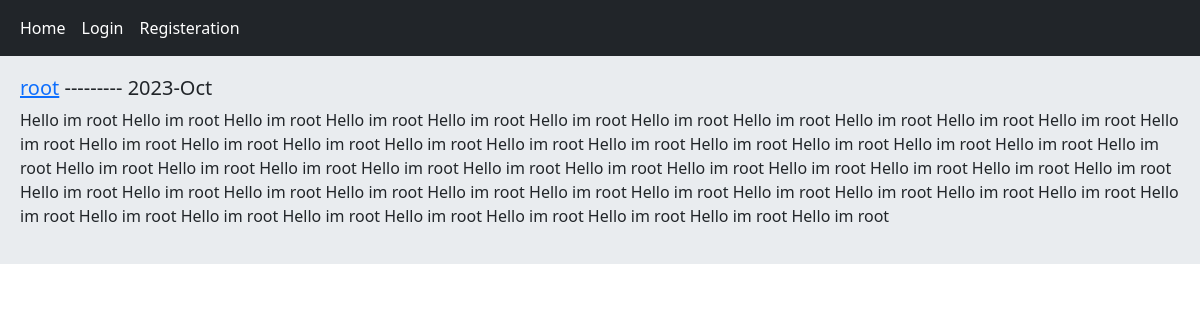
The page /post/3/hello-im-root-hello-im-root-hello-im-root-hello-im on the database its author committed.
### home/models.py (models this page shows, shortened)
class Post(models.Model):
    user = models.ForeignKey(User , on_delete=models.CASCADE)
    body = models.TextField()
    slug = models.SlugField()
    created = models.DateTimeField(auto_now_add=True)
    updated = models.DateTimeField(auto_now=True)

### home/views.py (the view)
# urls.py: path('post/<int:post_id>/<slug:post_slug>',views.PostDetailVeiw.as_view(),name='post_detail'),
class PostDetailVeiw(View):
    def get(self ,request, post_id, post_slug):
        post = Post.objects.get(pk = post_id , slug=post_slug)
        return render(request,'home/detail.html',{'post':post})

### home/templates/home/detail.html (shortened to what this page needs)
{% extends 'base.html' %}
{% block content %}
    <h5><a href="{% url 'account:user_profile' post.user_id %}">{{post.user.username}}</a> --------- {{ post.updated|date:"Y-M" }} </h5>
    <p>{{ post.body }}</p>
{% endblock %}

### templates/base.html (shortened to what this page needs)
<!DOCTYPE html>
<html lang="en">
<head>
    <link href="https://cdn.jsdelivr.net/npm/bootstrap@5.3.2/dist/css/bootstrap.min.css" rel="stylesheet"
>
</head>
<body>
{% include 'inc/navbar.html' %}
<div class="jumbotron">
    {% block content %}{% endblock %}
</div>
</body>
</html>

### templates/inc/navbar.html
<nav class="navbar navbar-expand-lg navbar-dark bg-dark">
    <div class="container-fluid">
        <div class="navbar-nav">
            <a class="nav-link active" href="{% url 'home:home' %}">Home</a>
            {% if request.user.is_authenticated %}
             <a class="nav-link active" href="{% url 'account:user_profile' request.user.id %}">Profile</a>
             <a class="nav-link active" href="{% url 'account:user_logout' %}">Logout</a>
            {% else %}
             <a class="nav-link active" href="{% url 'account:user_login' %}">Login</a>
             <a class="nav-link active" href="{% url 'account:user_register' %}">Registeration</a>
            {% endif %}
        </div>
    </div>
</nav>

### templates/base.html (style rules this page uses)
.jumbotron { padding:20px ; margin-bottom:20px ; background-color: #e9ecef; }

### rows shown on the page
Post: user.username "root", updated "2023-Oct", body "Hello im root Hello im root Hello im root Hello im root Hello im root Hello im root Hello im root Hello im root Hello im root Hello im root Hello im root Hello im root Hello im root Hello im root Hello im root Hello im root Hello im root Hello im root Hello im root Hello im root Hello im root Hello im root Hello im root Hello im root Hello im root Hello im root Hello im root Hello im root Hello im root Hello im root Hello im root Hello im root Hello im root Hello im root Hello im root Hello im root Hello im root Hello im root Hello im root Hello im root Hello im root Hello im root Hello im root Hello im root Hello im root Hello im root Hello im root Hello im root Hello im root Hello im root…"
